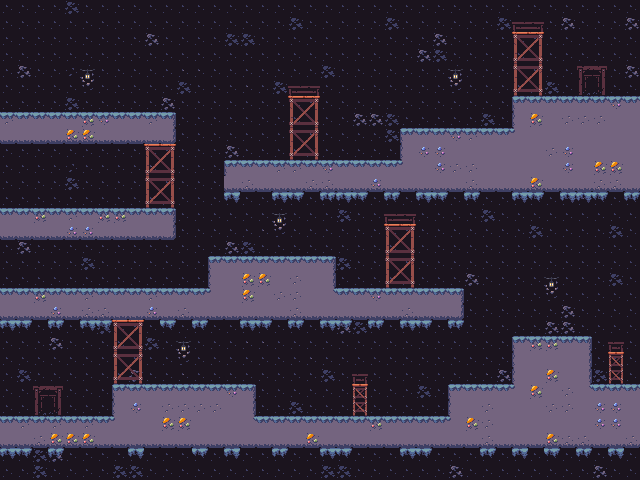

Rendered tile map (Tiled .tmx) drawn with the repository's tilesets; below, a short description and the map source with its tile grids summarised:
An orthogonal 40x30 tile map with 16x16 px tiles, 3 tile layers (Background, Foreground, Doors) and 23 objects (End, Start).

<map version="1.10" tiledversion="1.10.1" orientation="orthogonal" renderorder="right-down" width="40" height="30" tilewidth="16" tileheight="16" infinite="0" nextlayerid="7" nextobjectid="25">
 <tileset firstgid="1" name="cave-tileset" tilewidth="16" tileheight="16" tilecount="2178" columns="99">
  <image source="cave-tileset.png" width="1584" height="352" />
 </tileset>
 <layer id="3" name="Background" width="40" height="30">
  <data>[1200 cells, 1200 non-empty, 9 distinct tile ids]</data>
 </layer>
 <layer id="2" name="Foreground" width="40" height="30">
  <data>[1200 cells, 456 non-empty, 42 distinct tile ids]</data>
 </layer>
 <layer id="5" name="Doors" width="40" height="30">
  <data>[1200 cells, 8 non-empty, 4 distinct tile ids]</data>
 </layer>
 <objectgroup id="4" name="Collisions">
  <object id="1" x="0.0833333" y="110.515" width="175.25" height="32.8182" />
  <object id="2" x="224.242" y="158.424" width="176.727" height="33.0909" />
  <object id="3" x="401.333" y="126.667" width="111.455" height="64.7273" />
  <object id="4" x="512.833" y="95.2121" width="127" height="96.4546" />
  <object id="5" x="512.917" y="334.378" width="78.75" height="113.705" />
  <object id="6" x="591.803" y="382.545" width="48.1364" height="65.2727" />
  <object id="7" x="449" y="382.417" width="63.75" height="65.25" />
  <object id="8" x="255.875" y="413.875" width="192.625" height="33.375" />
  <object id="9" x="112.25" y="381.553" width="143.375" height="66.2386" />
  <object id="10" x="0.125" y="414.167" width="112.125" height="33.375" />
  <object id="21" x="-36.375" y="1.167" width="36.125" height="479.375" />
  <object id="22" x="640.375" y="-0.333" width="38.125" height="479.375" />
  <object id="23" x="1.125" y="-37.833" width="639.125" height="37.375" />
  <object id="24" x="-0.875" y="482.167" width="639.125" height="37.375" />
  <object id="11" x="-0.00757609" y="286.795" width="208.841" height="32.7045" />
  <object id="12" x="208.75" y="254.068" width="126.25" height="65.1818" />
  <object id="13" x="335.25" y="286.25" width="128.5" height="33.5" />
  <object id="14" x="0" y="206.735" width="175.75" height="33.2651" />
  <object id="15" name="End" x="576.875" y="67.75" width="31.375" height="27.75" />
  <object id="16" name="Start" x="32.875" y="385.75" width="30.25" height="30" />
 </objectgroup>
 <objectgroup id="6" name="EnemyPath">
  <object id="17" x="262.833" y="383.333" width="148.727" height="19.6364" />
  <object id="18" x="6.83333" y="170" width="142.727" height="19.6364" />
  <object id="20" x="226.167" y="122.667" width="142.061" height="19.6364" />
 </objectgroup>
</map>
